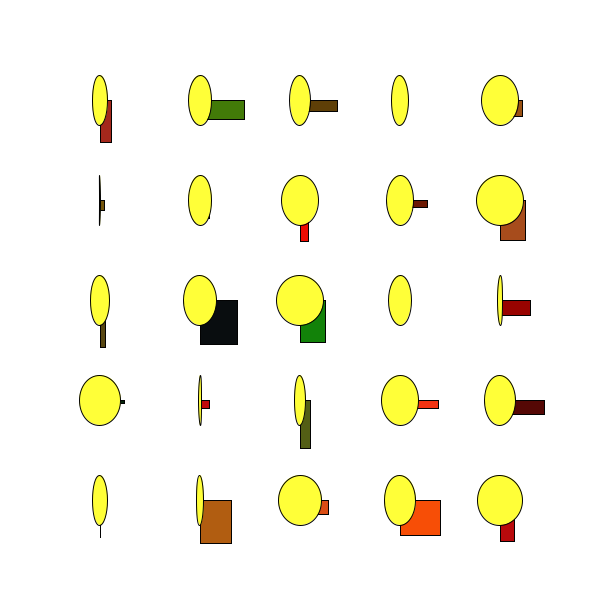
Frame 1 (no input)
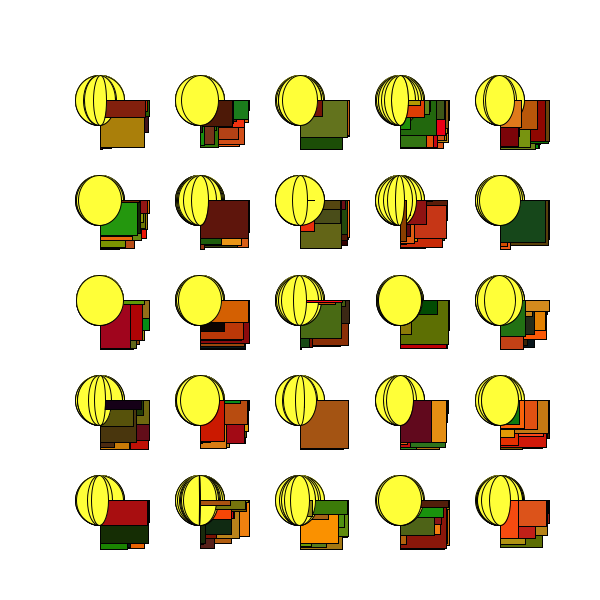
Frame 60 (the mouse pressed at the canvas centre just before this capture)
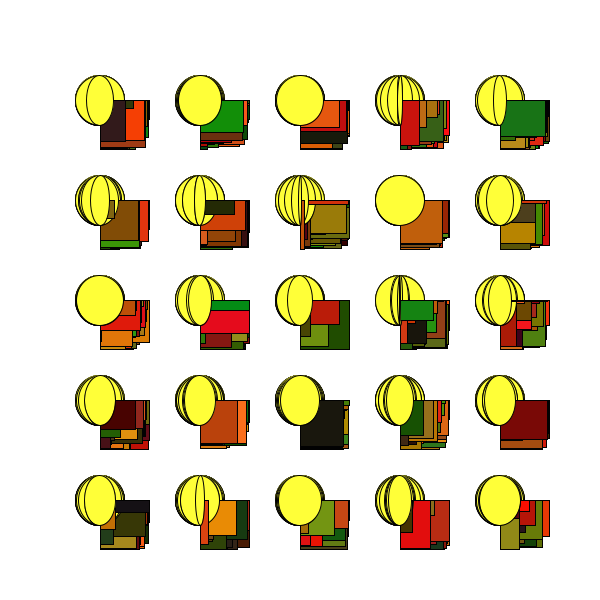
Frame 120 (the mouse held since frame 60 and released just before this capture)

The Processing sketch that drew these frames (run headless with seeded random() and noise(); from frame 60 on, the mouse is pressed at the canvas centre):

// Processing sketch: processing_172066
// ── processing_172066.pde


void setup(){
  size (600,600);
  background(255);
  frameRate(10);
}

float a;
float l;
float f;
float r;

void draw(){
  f= 50;

for( float a=100; a<600; a=a +100){
  for(l=100;l<600; l=l+ 100){
    stroke(2);
    fill( random (255),random(156),random(30));
    rect (a,l, random(f), random (f*1));
    fill(255,255,56);
    ellipse(a,l,random(f), f);
   fill(255);
  }
}
}
